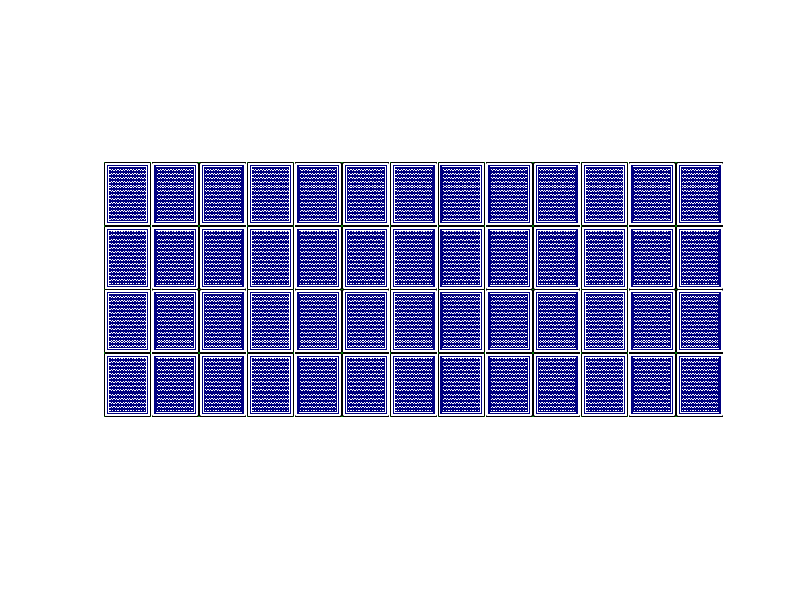

The MATLAB script that drew this image: (Note: this script raises an error after producing the figure.)
clear;clc;
load CardDeck;

%Create Board of red cards face down
for r = 1:4
    for c = 1:13
        MemoryBoard{r,c} = BlueDeck{55};
    end
end

%Randomize Card values for index purposes
ShuffledDeck = randperm(52);
ShuffledDeck = reshape(ShuffledDeck,[4,13]);
title('Memory');

%Get user input for player names
Player_Name{1} = input('Player One Name: ','s');
Player_Name{2} = input('Player Two Name: ','s');

%Show board
title('Memory');
imshow([MemoryBoard{1,:};MemoryBoard{2,:};MemoryBoard{3,:};MemoryBoard{4,:}])

%Initialize Point array and Matches array
Points = zeros(2,1);
Matches = zeros(52,1);

%end game when Points1 + Points 2 = 26
while Points(1) + Points(2) ~= 26
    for Player = 1:2
    fprintf('%s Go!!!\n',Player_Name{Player});
    %Pick first card and verify
    [x,y] = ginput(1);
    row1 = floor(y/96) + 1;
    col1 = floor(x/72) + 1;
    while sum(Matches(:,1) == ShuffledDeck(row1,col1)) == 1
        [x,y] = ginput(1);
        row1 = floor(y/96) + 1;
        col1 = floor(x/72) + 1;
    end
    %Once verified Flip over card
    MemoryBoard{row1,col1} = BlueDeck{ShuffledDeck(row1,col1)};
    title('Memory');
    imshow([MemoryBoard{1,:};MemoryBoard{2,:};MemoryBoard{3,:};MemoryBoard{4,:}]);
    %Pick second card and verify
    [x,y] = ginput(1);
    row2 = floor(y/96) + 1;
    col2 = floor(x/72) + 1;
    while sum(Matches(:,1) == ShuffledDeck(row2,col2)) == 1
        [x,y] = ginput(1);
        row2 = floor(y/96) + 1;
        col2 = floor(x/72) + 1;
    end
    %Once Werified flip over card
    MemoryBoard{row2,col2} = BlueDeck{ShuffledDeck(row2,col2)};
    title('Memory');
    imshow([MemoryBoard{1,:};MemoryBoard{2,:};MemoryBoard{3,:};MemoryBoard{4,:}])
    %Check if the two cards match
    if floor((ShuffledDeck(row1,col1)-1)/4) == floor((ShuffledDeck(row2,col2)-1)/4)
        Points(Player) = Points(Player) + 1;
        Matches((Points(1)+Points(2))*2-1)=(ShuffledDeck(row1,col1));
        Matches((Points(1)+Points(2))*2)=(ShuffledDeck(row2,col2));
        fprintf('%s receives a point!\n',Player_Name{Player})
        MemoryBoard{row1,col1} = Blank;
        MemoryBoard{row2,col2} = Blank;
    else
        MemoryBoard{row1,col1} = BlueDeck{55};
        MemoryBoard{row2,col2} = BlueDeck{55};
    end
    end
end

%Display Who Wins
if Points(1) > Points(2)
    fprintf('%s wins\n',PlayerOne);
elseif Points(2) > Points(1)
    fprintf('%s wins\n',PlayerTwo);
else
    display('Its a tie');
end
% Edit this file and push through commit to main branch
